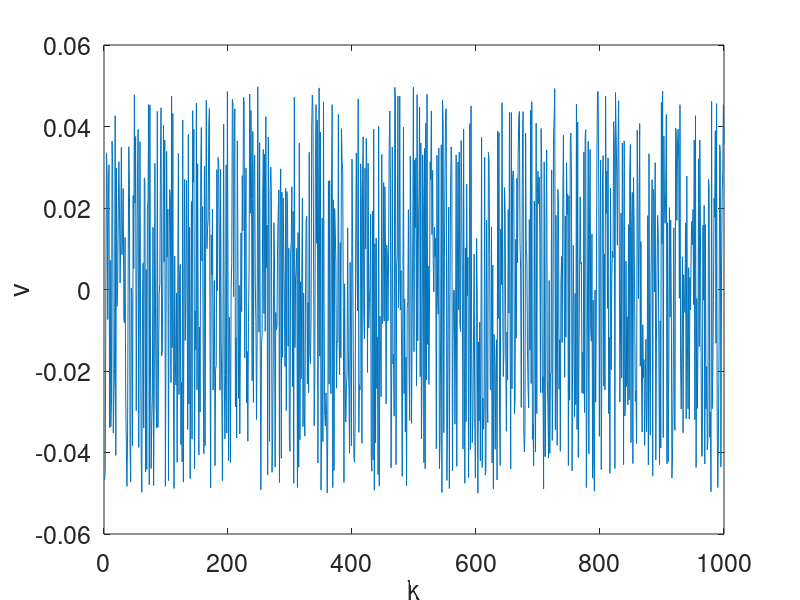
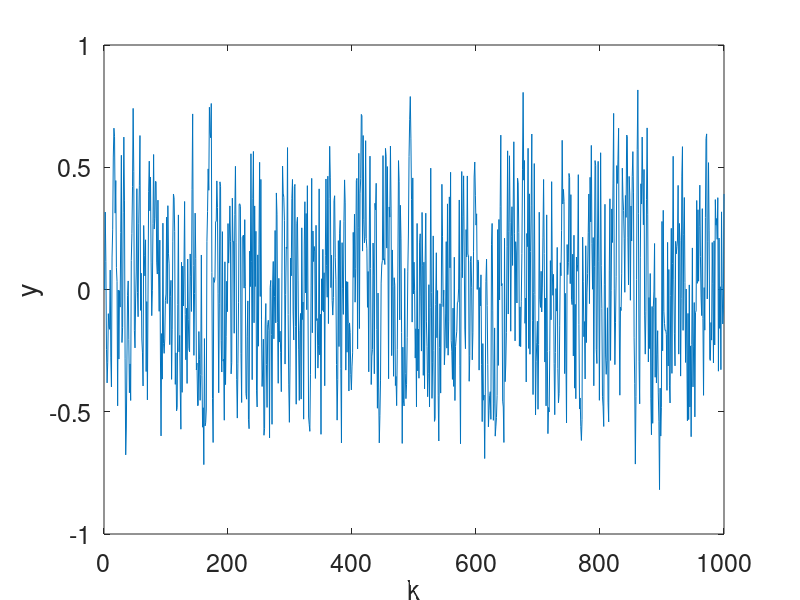
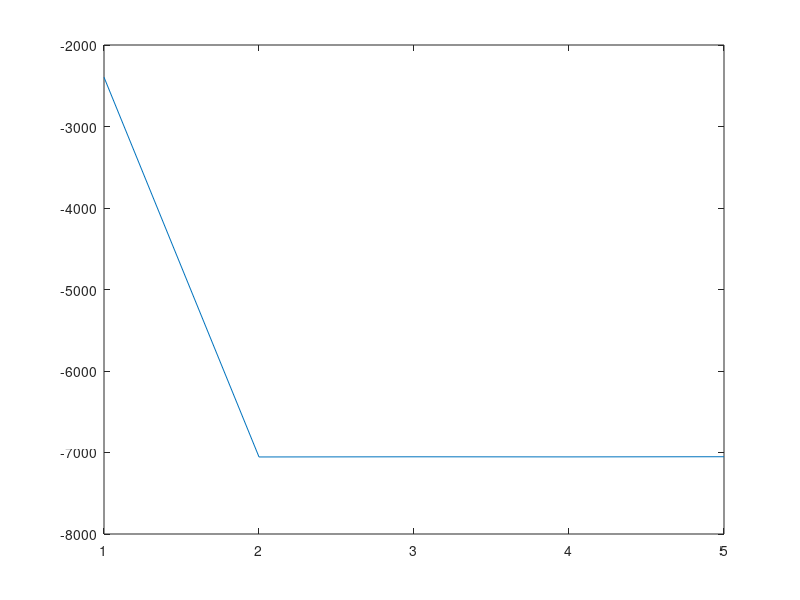
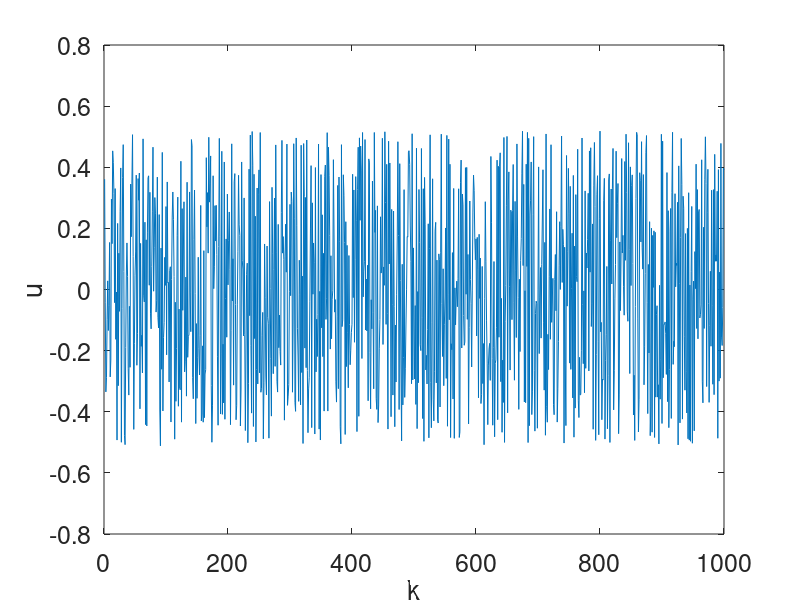

Recreate these plots in MATLAB, in order.
close all;
clear all;
clc;

n = 1000;
t2 = 1:1:n; % time vector

% input
u = rand(1,n);
u = u - mean(u);
u = u/std(u);
u = u * 0.3;
u = u';

w = rand(n,1)*0.1 - 0.05;
y = zeros(n,1);
for k = 2:n  % Simulacao do modelo 
    y(k) = 0.5*y(k-1) + u(k-1) + w(k);
end
Y = y(5:n);
Psi = y(4:n-1);
teta = inv(Psi'*Psi)*Psi'*Y;
xi = Y - Psi*teta;
AIC(1) = length(xi)*log(var(xi))+2*length(teta);

Psi = [Psi u(4:n-1)];
teta = inv(Psi'*Psi)*Psi'*Y;
xi = Y - Psi*teta;
AIC(2) = length(xi)*log(var(xi))+2*length(teta);

Psi = [Psi y(3:n-2)];
teta = inv(Psi'*Psi)*Psi'*Y;
xi = Y - Psi*teta;
AIC(3) = length(xi)*log(var(xi))+2*length(teta);

Psi = [Psi u(3:n-2)];
teta = inv(Psi'*Psi)*Psi'*Y;
xi = Y - Psi*teta;
AIC(4) = length(xi)*log(var(xi))+2*length(teta);

Psi = [Psi y(2:n-3)];
teta = inv(Psi'*Psi)*Psi'*Y;
xi = Y - Psi*teta;
AIC(5) = length(xi)*log(var(xi))+2*length(teta);

figure(1)
plot(t2,w);
set(gca,'FontSize',18)
xlabel('k')
ylabel('\nu');

figure(2)
plot(t2,y);
set(gca,'FontSize',18)
xlabel('k')
ylabel('y');

figure(3);
plot(AIC);

figure(4)
plot(t2,u);
set(gca,'FontSize',18)
xlabel('k')
ylabel('u');